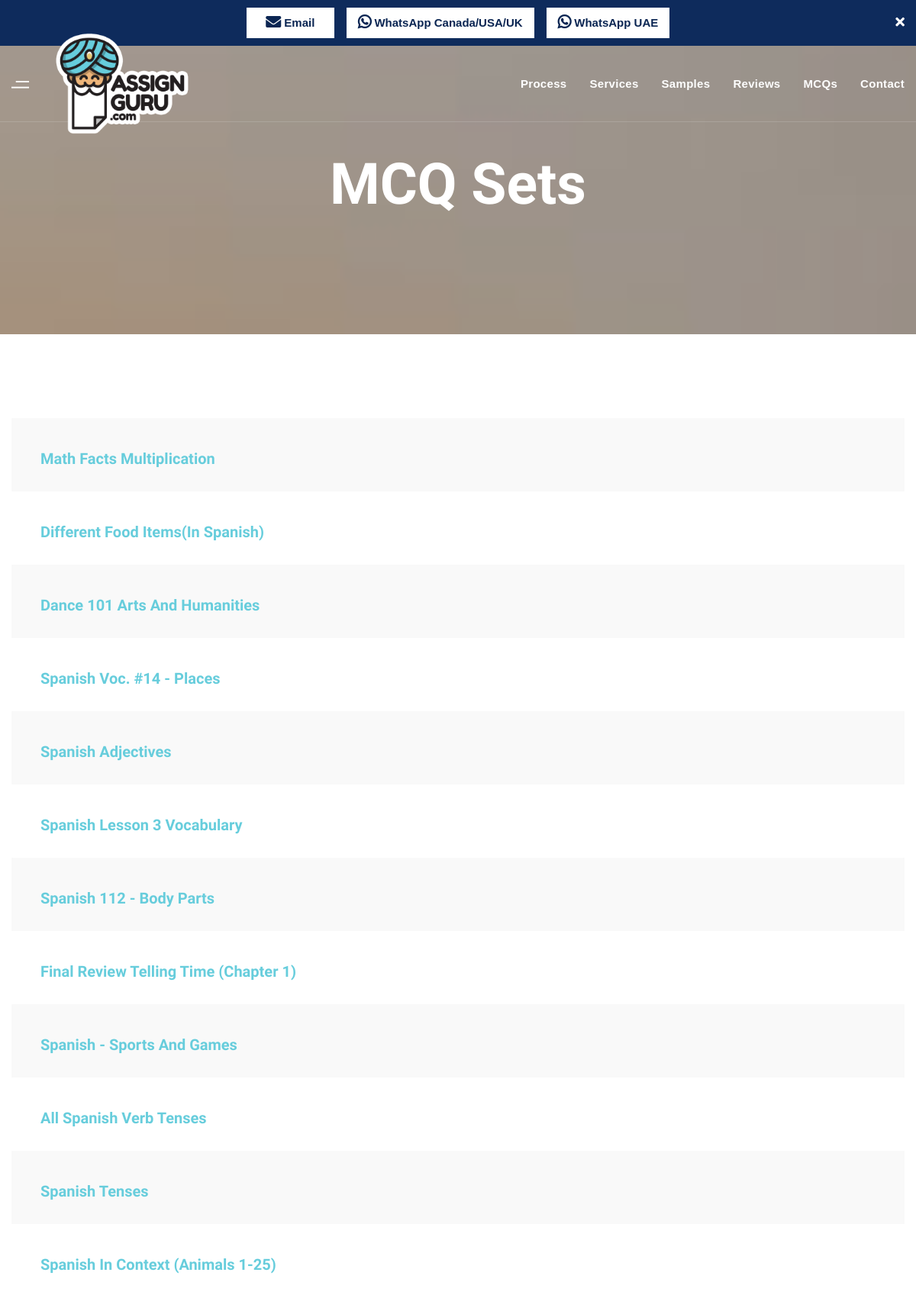
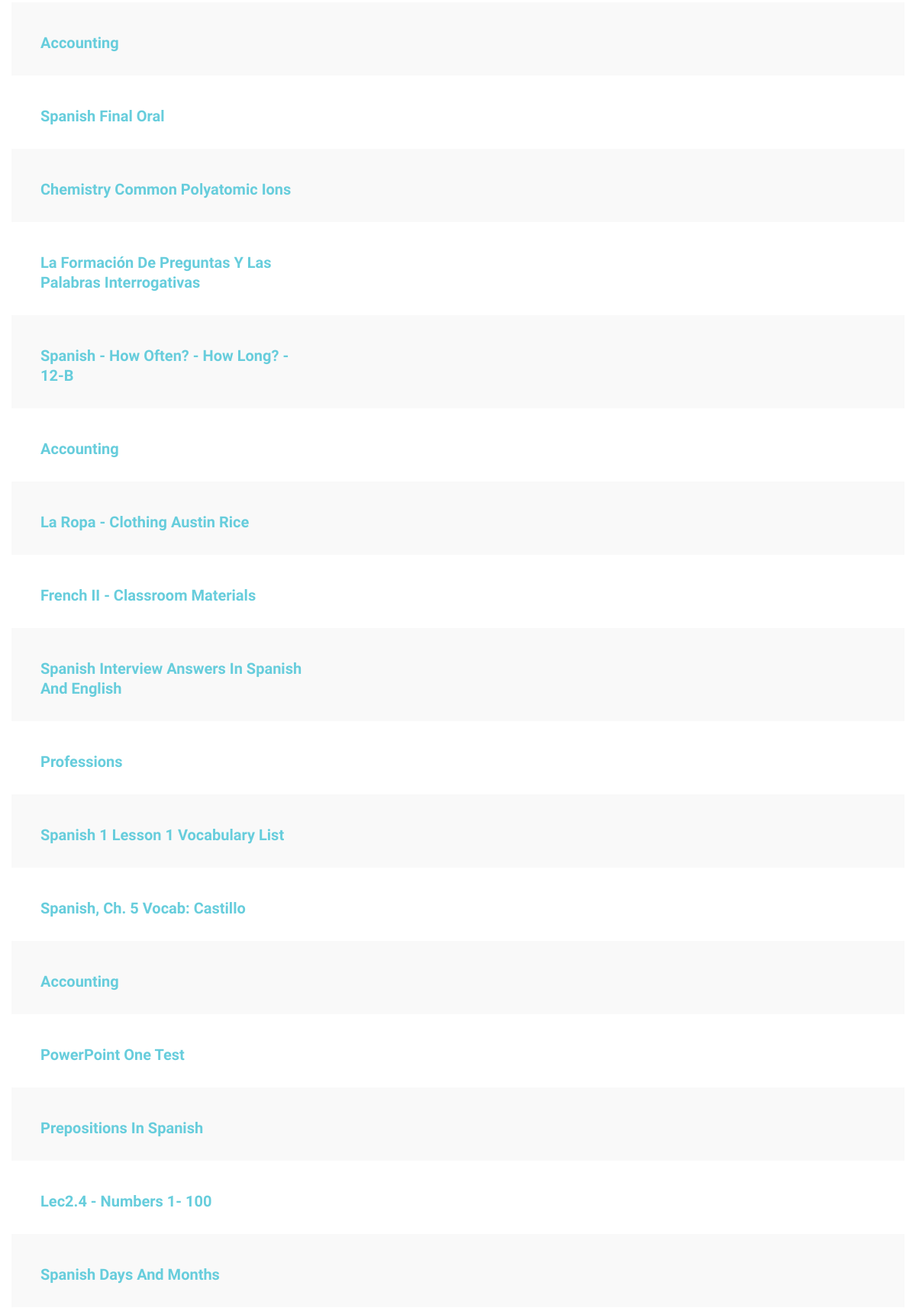
Page /mcqs/10 (upper part) on the committed database (2 pictures, top to bottom).
### home/models.py (models this page shows, shortened)
class Set(models.Model):
    name = models.CharField(max_length=2000)
    subjectName = models.ForeignKey(Subject, on_delete=models.CASCADE)

### home/views.py (the view)
# urls.py: path("mcqs/<int:entry>", views.sets, name="sets"),
def sets(request, entry):
    set = Set.objects.filter(subjectName_id=entry)
    context = {
        'entry': set,
    }
    return render(request, "home/sets.html", context)

### home/templates/home/sets.html (shortened to what this page needs)
{% extends 'home/base.html' %}
{% load static %}
{% block mcqs %}
    <section class="page-title page-title-layout7 text-center bg-overlay bg-parallax">
      <div class="container">
        <div class="row">
          <div class="col-sm-12 col-md-12 col-lg-12">
            <h1 class="pagetitle__heading">MCQ Sets</h1>
          </div>
        </div>
      </div>
    </section>
    <section class="careers">
      <div class="container">
        <div class="row">
          <div class="col-sm-12 col-md-12 col-lg-12">
            {% for a in entry %}
            <div class="job-item">
              <div class="row">
                <div class="col-sm-12 col-md-12 col-lg-4">
                  <h4 class="job-item__title"><a href="{{ a.subjectName_id }}/{{ a.id }}">{{ a.name }}</a></h4>
                </div>
              </div>
            </div>
            {% endfor %}
          </div>
        </div>
      </div>
    </section>
{% endblock mcqs %}

### rows in the picture
Set: name "Math Facts Multiplication"
Set: name "Different Food Items(In Spanish)"
Set: name "Dance 101 Arts And Humanities"
Set: name "Spanish Voc. #14 - Places"
Set: name "Spanish Adjectives"
Set: name "Spanish Lesson 3 Vocabulary"
Set: name "Spanish 112 - Body Parts"
Set: name "Final Review Telling Time (Chapter 1)"
Set: name "Spanish - Sports And Games"
Set: name "All Spanish Verb Tenses"
Set: name "Spanish Tenses"
Set: name "Spanish In Context (Animals 1-25)"
Set: name "Accounting"
Set: name "Spanish Final Oral"
Set: name "Chemistry Common Polyatomic Ions"
Set: name "La Formación De Preguntas Y Las Palabras Interrogativas"
Set: name "Spanish - How Often? - How Long? - 12-B"
Set: name "Accounting"
Set: name "La Ropa - Clothing Austin Rice"
Set: name "French II - Classroom Materials"
Set: name "Spanish Interview Answers In Spanish And English"
Set: name "Professions"
Set: name "Spanish 1 Lesson 1 Vocabulary List"
Set: name "Spanish, Ch. 5 Vocab: Castillo"
Set: name "Accounting"
Set: name "PowerPoint One Test"
Set: name "Prepositions In Spanish"
Set: name "Lec2.4 - Numbers 1- 100"
Set: name "Spanish Days And Months"
